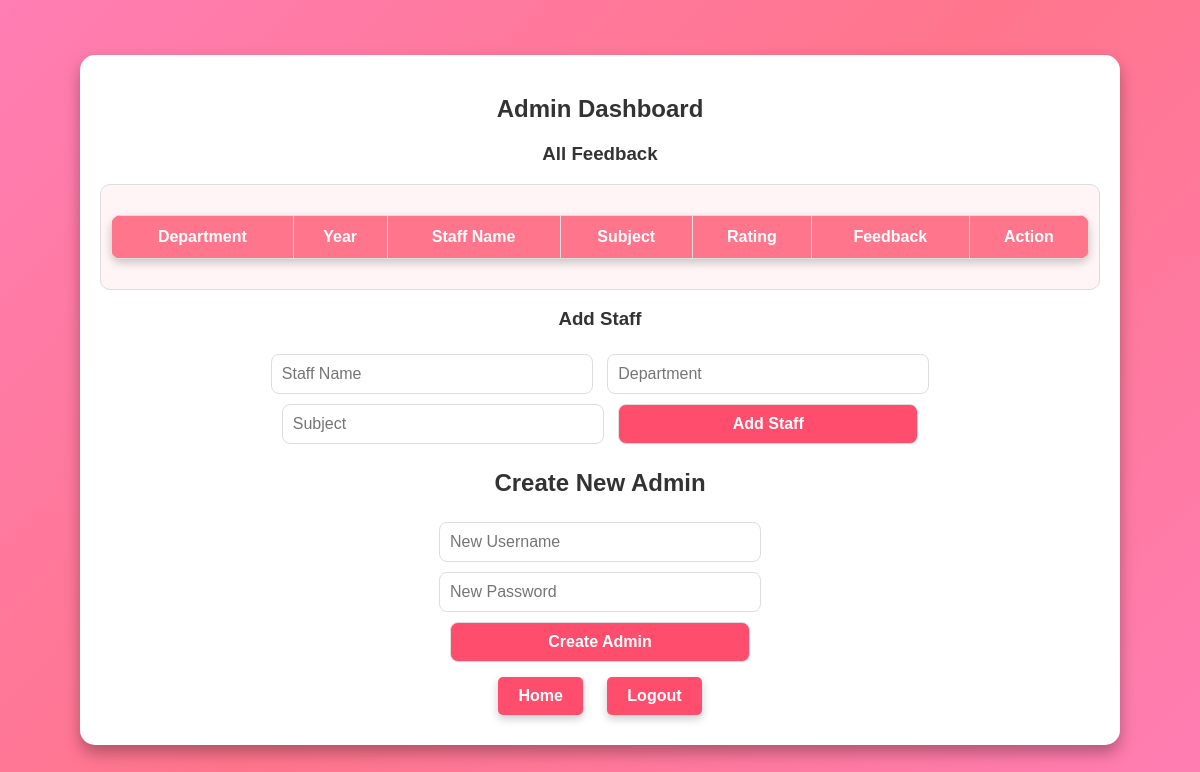
The app's page /admin_dashboard (signed in), older data.
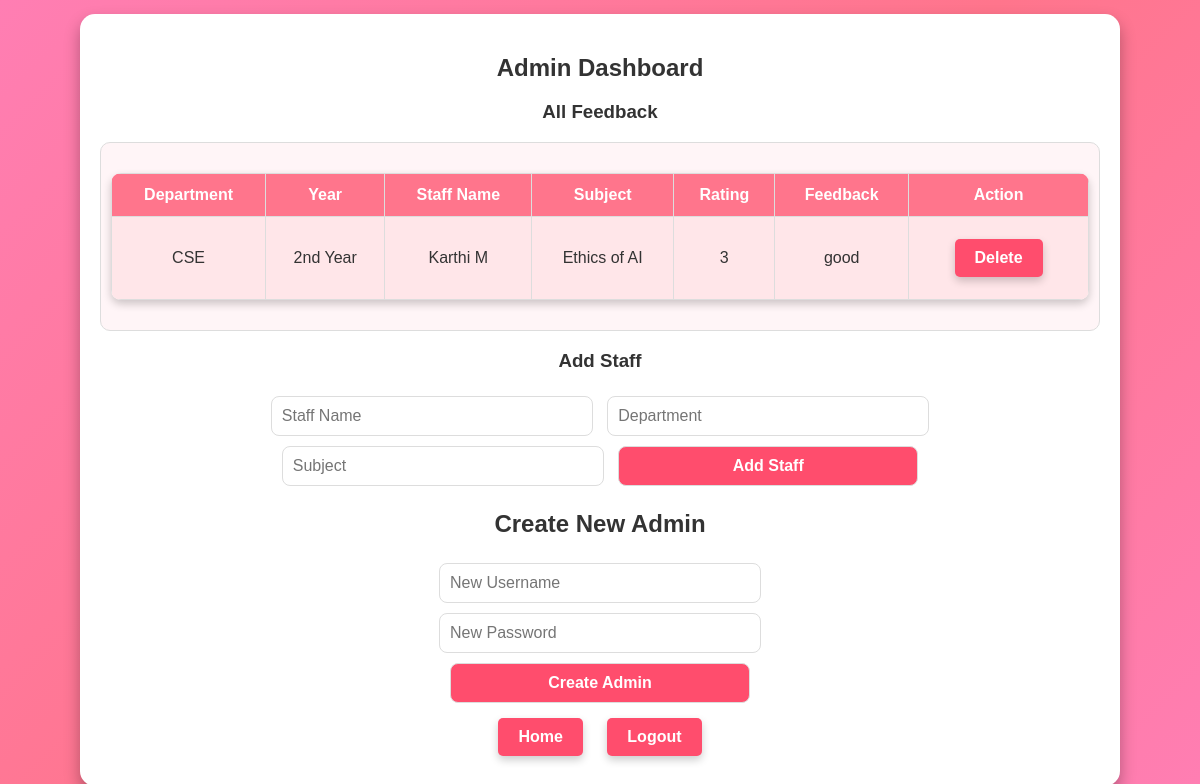
The same page, newer data.
### tables this page shows
CREATE TABLE feedback (
                        id INTEGER PRIMARY KEY AUTOINCREMENT, 
                        department TEXT, 
                        year TEXT, 
                        staff_name TEXT, 
                        subject TEXT,
                        rating INTEGER, 
                        feedback TEXT);

### app.py (the view)
@app.route("/admin_dashboard")
def admin_dashboard():
    if "admin" not in session:
        return redirect(url_for("admin_login"))
    conn = sqlite3.connect("database.db")
    cursor = conn.cursor()
    cursor.execute("SELECT * FROM feedback")
    feedback_list = cursor.fetchall()
    cursor.execute("SELECT * FROM staff")
    staff_list = cursor.fetchall()
    conn.close()
    return render_template("admin_dashboard.html", feedback_list=feedback_list, staff_list=staff_list)

### templates/admin_dashboard.html (shortened to what this page needs)
<!DOCTYPE html>
<html lang="en">
<head>
    <link rel="stylesheet" href="../static/styles.css">
</head>
<body>
    <div class="container">
        <h2>Admin Dashboard</h2>
        <h3>All Feedback</h3>
        <div class="feedback-container">
            <table>
                <tr>
                    <th>Department</th>
                    <th>Year</th>
                    <th>Staff Name</th>
                    <th>Subject</th>
                    <th>Rating</th>
                    <th>Feedback</th>
                    <th>Action</th>
                </tr>
                {% for feedback in feedback_list %}
                <tr>
                    <td>{{ feedback[1] }}</td>
                    <td>{{ feedback[2] }}</td>
                    <td>{{ feedback[3] }}</td>
                    <td>{{ feedback[4] }}</td>
                    <td>{{ feedback[5] }}</td>
                    <td>{{ feedback[6] }}</td>
                    <td><a href="/admin/delete_feedback/{{ feedback[0] }}" class="button">Delete</a></td>
                </tr>
                {% endfor %}
            </table>
        </div>
        <h3>Add Staff</h3>
        <div class="form-container">
            <form action="/admin/add_staff" method="post">
                <input type="text" name="name" placeholder="Staff Name" required>
                <input type="text" name="department" placeholder="Department" required>
                <input type="text" name="subject" placeholder="Subject" required>
                <button type="submit">Add Staff</button>
            </form>
        </div>
        <h2>Create New Admin</h2>
        <div class="form-container">
            <form action="/create_admin" method="post">
                <input type="text" name="new_username" placeholder="New Username" required>
                <input type="password" name="new_password" placeholder="New Password" required>
                <button type="submit">Create Admin</button>
            </form>
        </div>
        <a href="/" class="button">Home</a>
        <a href="/admin/logout" class="button">Logout</a>
    </div>
</body>
</html>

### static/styles.css (style rules this page uses)
body { background: linear-gradient(to right, #1E3C72, #2A5298); color: white; font-family: Arial, sans-serif; text-align: center; }
.container { width: 50%; margin: auto; background: rgba(255, 255, 255, 0.1); padding: 20px; border-radius: 10px; }
input, select, textarea { width: 100%; padding: 10px; margin: 10px 0; border-radius: 5px; }
button { background: #4CAF50; padding: 10px 15px; color: white; border: none; border-radius: 5px; cursor: pointer; }

### templates/admin_dashboard.html (style rules this page uses)
body { font-family: 'Poppins', sans-serif; background: linear-gradient(135deg, #ff7eb3, #ff758c, #ff7eb3); margin: 0; padding: 0; display: flex; justify-content: center; align-items: center; height: 100vh; }
.container { width: 90%; max-width: 1000px; background: white; padding: 20px; border-radius: 15px; box-shadow: 0 8px 16px rgba(0, 0, 0, 0.3); text-align: center; animation: fadeIn 1s ease-in-out; }
h2, h3 { color: #333; font-weight: 600; }
table { width: 100%; border-collapse: collapse; margin: 20px 0; background: white; color: #333; box-shadow: 0 4px 8px rgba(0, 0, 0, 0.2); border-radius: 10px; overflow: hidden; }
th, td { border: 1px solid #ddd; padding: 12px; text-align: center; }
th { background: #ff758c; color: white; }
tr:nth-child(even) { background: #ffe6e9; }
.button { display: inline-block; padding: 10px 20px; margin: 10px; text-decoration: none; color: white; background: #ff4d6d; border-radius: 5px; border: none; cursor: pointer; transition: 0.3s ease-in-out; font-weight: bold; box-shadow: 0 4px 8px rgba(0, 0, 0, 0.2); }
input, button { padding: 10px; margin: 5px; border-radius: 8px; border: 1px solid #ddd; width: 90%; max-width: 300px; font-size: 16px; }
button { background: #ff4d6d; color: white; cursor: pointer; transition: 0.3s ease-in-out; font-weight: bold; }
.form-container { display: flex; flex-direction: column; align-items: center; gap: 10px; }
.feedback-container { max-height: 300px; overflow-y: auto; border: 1px solid #ddd; border-radius: 10px; padding: 10px; background: #fff5f7; }

Row changes from the older to the newer data that the page shows:
added feedback: department "CSE", year "2nd Year", staff_name "Karthi M", subject "Ethics of AI", rating "3", feedback "good"
